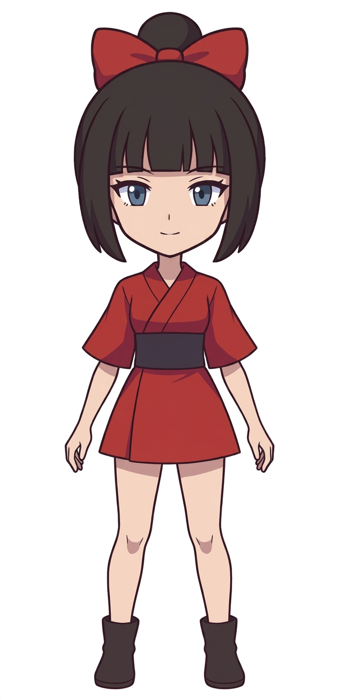
#> input picture swordswoman/v2/design/crit/E1_frontE_4.png, 339 x 700 px
$ python bighead.py ../crit/E1_frontE_4.png ../crit/E2_sheet.png 1.0 1.0 1.0
#> lines starting #> are read from the running program, lines starting #| are printed output that depends on the picture; after the words box and inside, x2 and y2 are one past the last pixel; in counts of white or black regions, pixels touching at a corner belong together
"""bighead.py in out split_frac k [wscale] : scale everything above split (fraction of figure height from top) by k, anchored at the split-row centre, over the body (optionally widen body by wscale)."""
import sys, numpy as np
from PIL import Image
src, out, sf, k = sys.argv[1], sys.argv[2], float(sys.argv[3]), float(sys.argv[4]); ws = float(sys.argv[5]) if len(sys.argv) > 5 else 1.0
im = Image.open(src).convert('RGB'); x = np.array(im).astype(int)
#> further down, im is the input picture: PIL image 339x700 RGB; mean R, G, B 213.1, 196.5, 196.1
m = (x.min(-1) < 225) | (x.max(-1) - x.min(-1) > 25); ys, xs = np.where(m); t, b = ys.min(), ys.max(); l, r = xs.min(), xs.max()
#> after `m = (x.min(-1) < 225) | (x.max(-1) - x.min(-1) > 25)`:
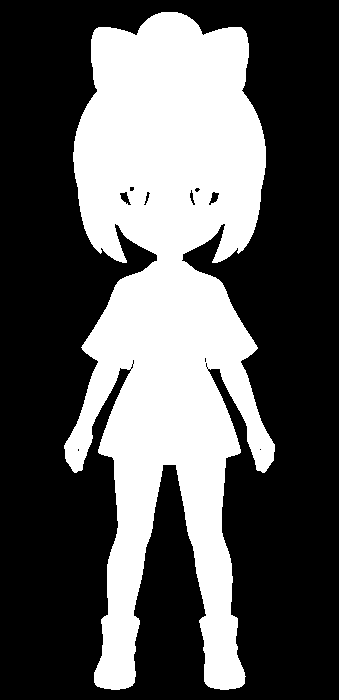
#> m: shape (700, 339) bool; 35.4% white; 1 white region, box (x1, y1, x2, y2) and area: (64, 12, 275, 690) 84121
#> after `t, b = (ys.min(), ys.max())`: t = 12; b = 689
#> after `l, r = (xs.min(), xs.max())`: l = 64; r = 274
fig = im.crop((l, t, r + 1, b + 1)); mk = Image.fromarray((m[t:b+1, l:r+1] * 255).astype(np.uint8))
#> after `fig = im.crop((l, t, r + 1, b + 1))`:
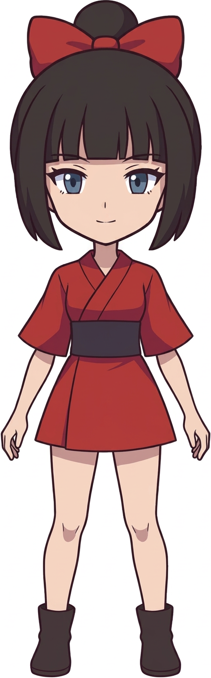
#> fig: PIL image 211x678 RGB; mean R, G, B 185.5, 158.1, 157.3
#> after `mk = Image.fromarray((m[t:b + 1, l:r + 1] * 255).astype(np.uint8))`:
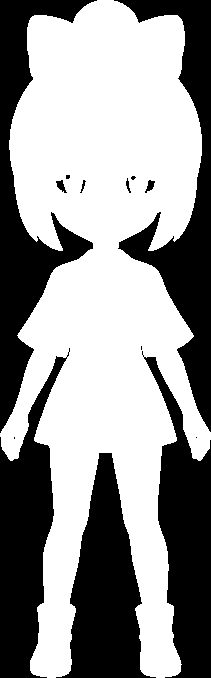
#> mk: PIL image 211x678 L; 58.8% white; 14 black regions (5 under 20 px), largest, box (x1, y1, x2, y2) and area: (0, 0, 97, 433) 12761, (114, 0, 211, 432) 12606, (56, 453, 156, 678) 11309
H, W = b - t + 1, r - l + 1; sy = round(sf * H)
#> after `H, W = (b - t + 1, r - l + 1)`: H = 678; W = 211
#> after `sy = round(sf * H)`: sy = 678
body = fig.crop((0, sy, W, H)); bm = mk.crop((0, sy, W, H))
if ws != 1: body = body.resize((round(W * ws), H - sy), Image.LANCZOS); bm = bm.resize(body.size, Image.LANCZOS)
cxs = np.where(m[t + sy - 1, l:r+1])[0]; cx = cxs.mean() if len(cxs) else W / 2
#> after `cxs = np.where(m[t + sy - 1, l:r + 1])[0]`: cxs = 18 values from 47 to 164
#> after `cx = cxs.mean() if len(cxs) else W / 2`: cx = 105.5
head = fig.crop((0, 0, W, sy)).resize((round(W * k), round(sy * k)), Image.LANCZOS); hm = mk.crop((0, 0, W, sy)).resize(head.size, Image.LANCZOS)
CW = max(head.width, body.width) + 40; CH = head.height + body.height + 40
#> after `CW = max(head.width, body.width) + 40`: CW = 251
#> after `CH = head.height + body.height + 40`: CH = 718
c = Image.new('RGB', (CW, CH), 'white'); bx = (CW - body.width) // 2; c.paste(body, (bx, 20 + head.height), bm)
#> after `c = Image.new('RGB', (CW, CH), 'white')`: c: PIL image 251x718 RGB; every value is 255
#> after `bx = (CW - body.width) // 2`: bx = 20
hx = round(bx + cx * ws - cx * k); c.paste(head, (hx, 20), hm)
#> after `hx = round(bx + cx * ws - cx * k)`: hx = 20
#> after `c.paste(head, (hx, 20), hm)`:
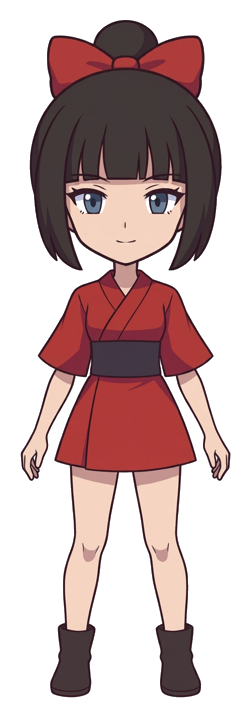
#> c: PIL image 251x718 RGB; mean R, G, B 199.9, 178.2, 177.5
c.save(out); print(out, c.size)
#| ../crit/E2_sheet.png (251, 718)

$ run again, on swordswoman/v2/design/crit/E3_sheet.png
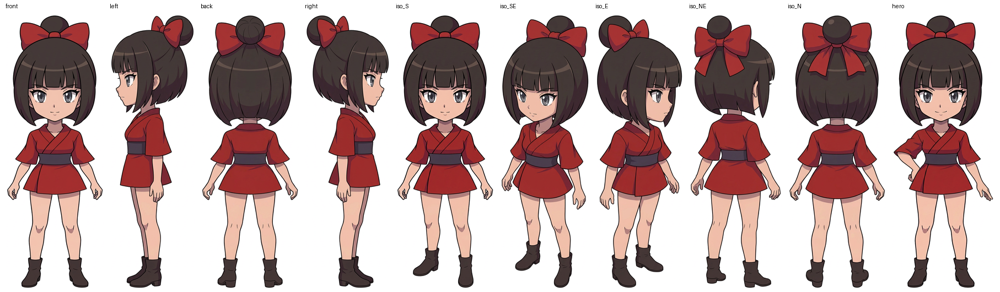
#> input picture swordswoman/v2/design/crit/E3_sheet.png, 1000 x 292 px
#> im is the input picture: PIL image 1000x292 RGB; mean R, G, B 191.2, 169.1, 167.9
#> `m = (x.min(-1) < 225) | (x.max(-1) - x.min(-1) > 25)`:
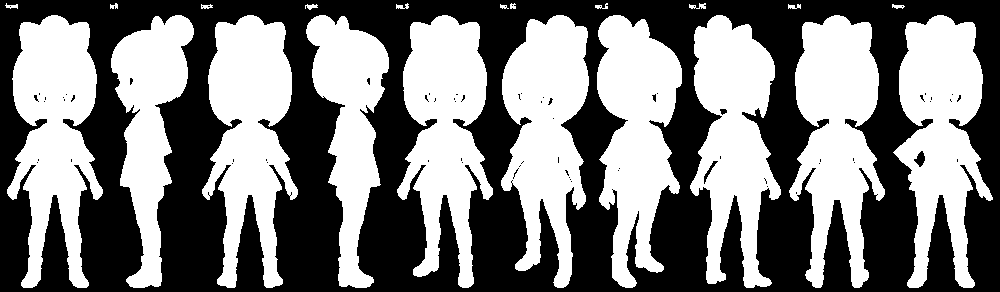
#> m: shape (292, 1000) bool; 49.1% white; 21 white regions, largest, box (x1, y1, x2, y2) and area: (789, 15, 885, 288) 15462, (202, 15, 298, 288) 15432, (7, 15, 103, 288) 15377
#> t = 3; b = 287
#> l = 5; r = 992
#> mk: PIL image 988x285 L; 51% white; 81 black regions (71 under 20 px), largest, box (x1, y1, x2, y2) and area: (0, 0, 988, 285) 127851, (955, 162, 988, 285) 2478, (28, 192, 72, 285) 1863
#> H = 285; W = 988
#> sy = 285
#> cxs = 121 values from 18 to 967
#> cx = 473.2
#> hx = 20
#> `c.paste(head, (hx, 20), hm)`:
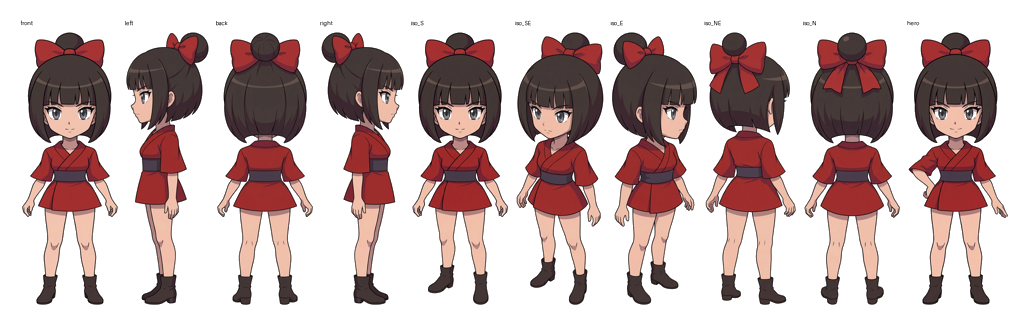
#> c: PIL image 1028x325 RGB; mean R, G, B 199.4, 180.1, 179
#| ../crit/E3_sheet.png (1028, 325)
